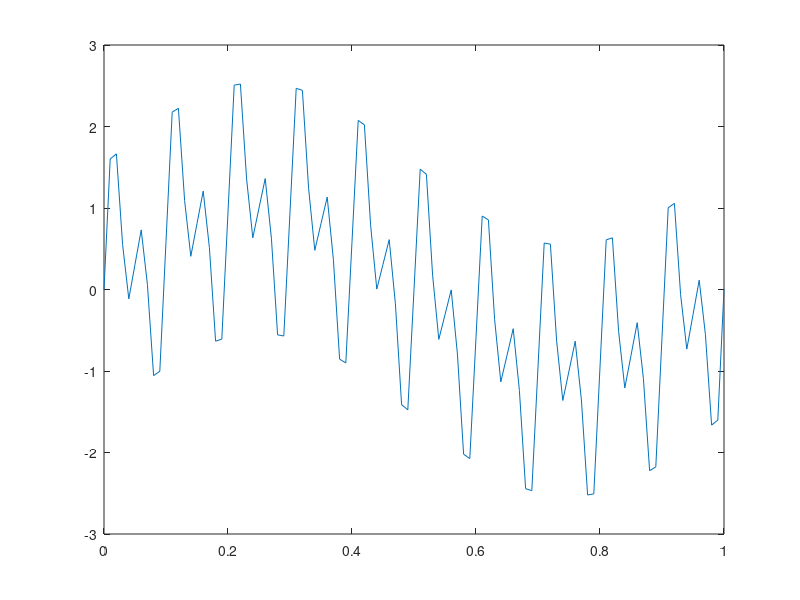

Write the MATLAB code that produced this figure. (Note: this script raises an error after producing the figure.)
%Signal processing Assignment

%Assignment of values to variables
s=1-1/2+1/3-1/4+1/5-1/6+1/7-1/8+1/9-1/10;
sin(pi/4);

%Deterministic Signals
sin(pi/2);
t1=[-pi,-pi/2,0,pi/2,pi];
sin(t1);

%Defining a vector
t2=(0:0.01:1);

%Number of values in t
length(t2);

s1=sin(2*pi*1*t2);
plot(t2,s1);

%Plotting a sine wave of higher frequency
s2=sin(2*pi*10*t2);
plot(t2,s2);

s3=sin(2*pi*20*t2);
plot(t2,s3);

%Combining the vectors
s=s1+s2+s3;
plot(t2,s);

%Stochastic signals
%Normally distributed signals

m=1;
n=length(t);
t=(0:0.001:5);

v_bar1=0;
sigma1=0.2/(2*3^1/2);
v_norm_1=v_bar1+sigma1*randn(m,n);

v_bar2=0;
sigma2=0.4/(2*3^1/2);
v_norm_2=v_bar2+sigma2*randn(m,n);

v_bar3=1;
sigma3=0.4/(2*3^1/2);
v_norm_3=v_bar3+sigma3*randn(m,n);

%Three normally distributed signals using before defined stochastic signals

num_norm_1=histc(v_norm_1,-1:0.005:2);
num_norm_2=histc(v_norm_2,-1:0.005:2);
num_norm_3=histc(v_norm_3,-1:0.005:2);

figure(1)
hold on
plot( -1:0.005:2, num_norm_1,'r')
plot( -1:0.005:2, num_norm_2,'g')
plot( -1:0.005:2, num_norm_3,'b')

figure(3)
hold on
plot (v_norm_1,'r')
plot (v_norm_2,'g')
plot (v_norm_3,'b')

%Creating matrices containing uniformly distributed elements
%Uniformly distributed signals

a1=-0.1;
b1=0.1;
v_uni_1=a1+(b1-a1)*rand(m,n);

a2=-0.2;
b2=0.2;
v_uni_2=a2+(b2-a2)*rand(m,n);

a3=0.8;
b3=1.2;
v_uni_3=a3+(b3-a3)*rand(m,n);

%Three uniformly distributed signals using before defined stochastic signals

num_uni_1=histc(v_uni_1,-1:0.005:2);
num_uni_2=histc(v_uni_2,-1:0.005:2);
num_uni_3=histc(v_uni_3,-1:0.005:2);

figure(2)
hold on
plot( -1:0.005:2, num_uni_1,'r')
plot( -1:0.005:2, num_uni_2,'g')
plot( -1:0.005:2, num_uni_3,'b')

figure(4)
hold on
plot (v_uni_1,'r')
plot (v_uni_2,'g')
plot (v_uni_3,'b')

